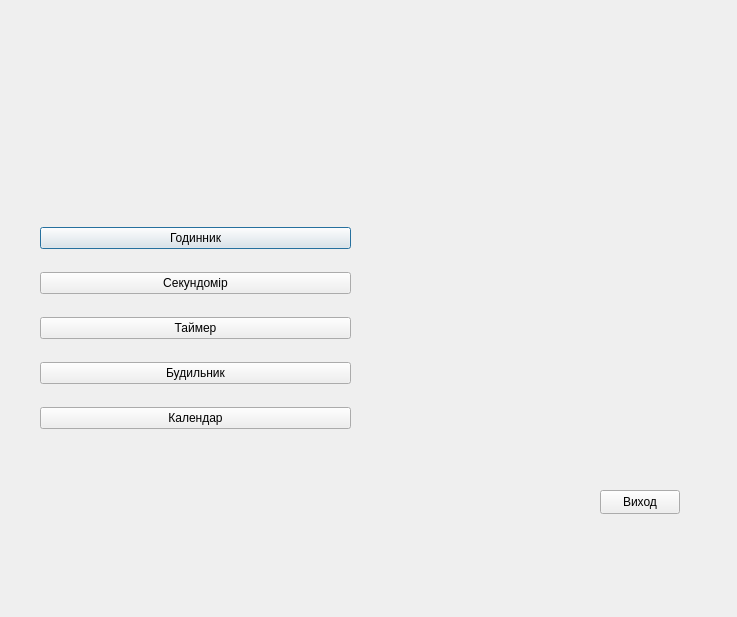
<?xml version="1.0" encoding="UTF-8"?>
<ui version="4.0">
 <class>frstwind</class>
 <widget class="QDialog" name="frstwind">
  <property name="geometry">
   <rect>
    <x>0</x>
    <y>0</y>
    <width>737</width>
    <height>617</height>
   </rect>
  </property>
  <property name="windowTitle">
   <string>Dialog</string>
  </property>
  <widget class="QLabel" name="img2">
   <property name="geometry">
    <rect>
     <x>400</x>
     <y>100</y>
     <width>316</width>
     <height>349</height>
    </rect>
   </property>
   <property name="text">
    <string/>
   </property>
  </widget>
  <widget class="QWidget" name="verticalLayoutWidget">
   <property name="geometry">
    <rect>
     <x>40</x>
     <y>210</y>
     <width>311</width>
     <height>241</height>
    </rect>
   </property>
   <layout class="QVBoxLayout" name="verticalLayout">
    <item>
     <widget class="QPushButton" name="pushButton_6">
      <property name="text">
       <string>Годинник</string>
      </property>
     </widget>
    </item>
    <item>
     <widget class="QPushButton" name="pushButton_5">
      <property name="text">
       <string>Секундомір</string>
      </property>
     </widget>
    </item>
    <item>
     <widget class="QPushButton" name="pushButton">
      <property name="text">
       <string>Таймер</string>
      </property>
     </widget>
    </item>
    <item>
     <widget class="QPushButton" name="pushButton_2">
      <property name="text">
       <string>Будильник</string>
      </property>
     </widget>
    </item>
    <item>
     <widget class="QPushButton" name="pushButton_3">
      <property name="text">
       <string>Календар</string>
      </property>
     </widget>
    </item>
   </layout>
  </widget>
  <widget class="QPushButton" name="pushButton_4">
   <property name="geometry">
    <rect>
     <x>600</x>
     <y>490</y>
     <width>80</width>
     <height>24</height>
    </rect>
   </property>
   <property name="text">
    <string>Виход</string>
   </property>
  </widget>
 </widget>
 <resources/>
 <connections/>
</ui>
